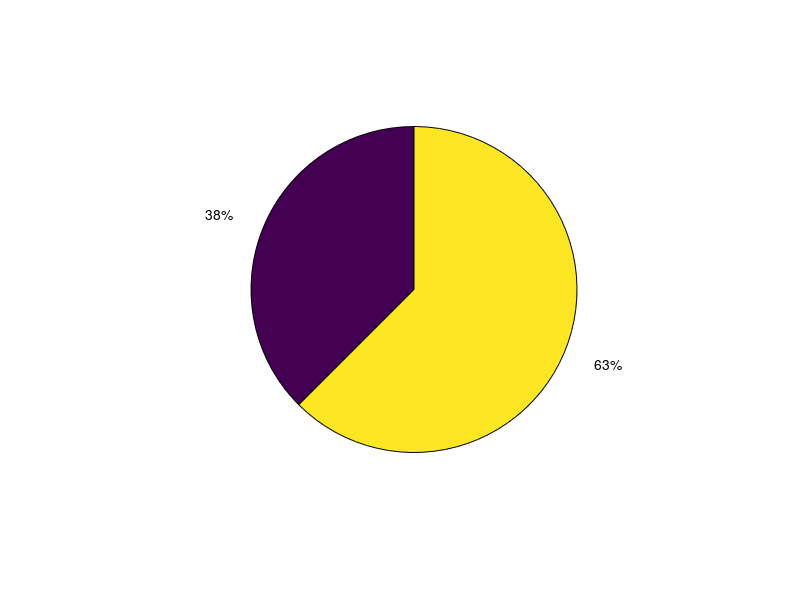

Source code (MATLAB): (Note: this script raises an error after producing the figure.)
% Define the arrays
array1 = [5, 20, 29, 4, 11, 23, 31, 26, 10, 25, 19, 28]; % Numbers in Array 1

% Calculate the sizes
size1 = length(array1);

% Remaining numbers not in the array
total_numbers = 32;
others = total_numbers - size1;

% Data for the pie chart
data = [size1, others];

% Labels for the pie chart
labels = {
    ['PRNS involved: [' num2str(array1) ']'];   % Label for Array 1
    ['Remaining PRNs'] % Label for Others
};
% Define custom colors for pie sections
colors = [0.1 0.6 0.8;  % Color for Array 1 (light blue)
          0.9 0.9 0.9]; % Color for Others (light red)

% Plot the 3D pie chart
figure;
h = pie(data); % h contains handles to chart elements

% Change the color of pie slices
for k = 1:length(data)
    h(2*k-1).FaceColor = colors(k, :); % Apply custom colors to the slices
end

% Add labels to the pie chart
for k = 1:length(data)
    h(2*k).String = labels{k}; % Apply custom labels
    h(2*k).FontSize = 10;      % Optional: Adjust font size for better readability
end
